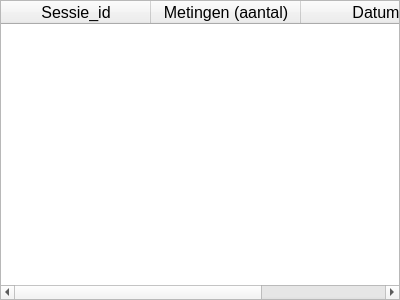
<?xml version="1.0" encoding="UTF-8"?>
<ui version="4.0">
 <class>sessieTabel</class>
 <widget class="QWidget" name="sessieTabel">
  <property name="geometry">
   <rect>
    <x>0</x>
    <y>0</y>
    <width>400</width>
    <height>300</height>
   </rect>
  </property>
  <property name="windowTitle">
   <string>Form</string>
  </property>
  <layout class="QVBoxLayout" name="verticalLayout">
   <property name="spacing">
    <number>0</number>
   </property>
   <property name="leftMargin">
    <number>0</number>
   </property>
   <property name="topMargin">
    <number>0</number>
   </property>
   <property name="rightMargin">
    <number>0</number>
   </property>
   <property name="bottomMargin">
    <number>0</number>
   </property>
   <item>
    <widget class="QTableWidget" name="table">
     <property name="font">
      <font>
       <pointsize>12</pointsize>
      </font>
     </property>
     <property name="editTriggers">
      <set>QAbstractItemView::NoEditTriggers</set>
     </property>
     <property name="showDropIndicator" stdset="0">
      <bool>false</bool>
     </property>
     <property name="dragDropOverwriteMode">
      <bool>false</bool>
     </property>
     <property name="selectionMode">
      <enum>QAbstractItemView::SingleSelection</enum>
     </property>
     <property name="selectionBehavior">
      <enum>QAbstractItemView::SelectRows</enum>
     </property>
     <property name="sortingEnabled">
      <bool>true</bool>
     </property>
     <attribute name="horizontalHeaderCascadingSectionResizes">
      <bool>true</bool>
     </attribute>
     <attribute name="horizontalHeaderMinimumSectionSize">
      <number>100</number>
     </attribute>
     <attribute name="horizontalHeaderDefaultSectionSize">
      <number>150</number>
     </attribute>
     <column>
      <property name="text">
       <string>Sessie_id</string>
      </property>
     </column>
     <column>
      <property name="text">
       <string>Metingen (aantal)</string>
      </property>
     </column>
     <column>
      <property name="text">
       <string>Datum</string>
      </property>
     </column>
    </widget>
   </item>
  </layout>
 </widget>
 <resources/>
 <connections/>
</ui>
